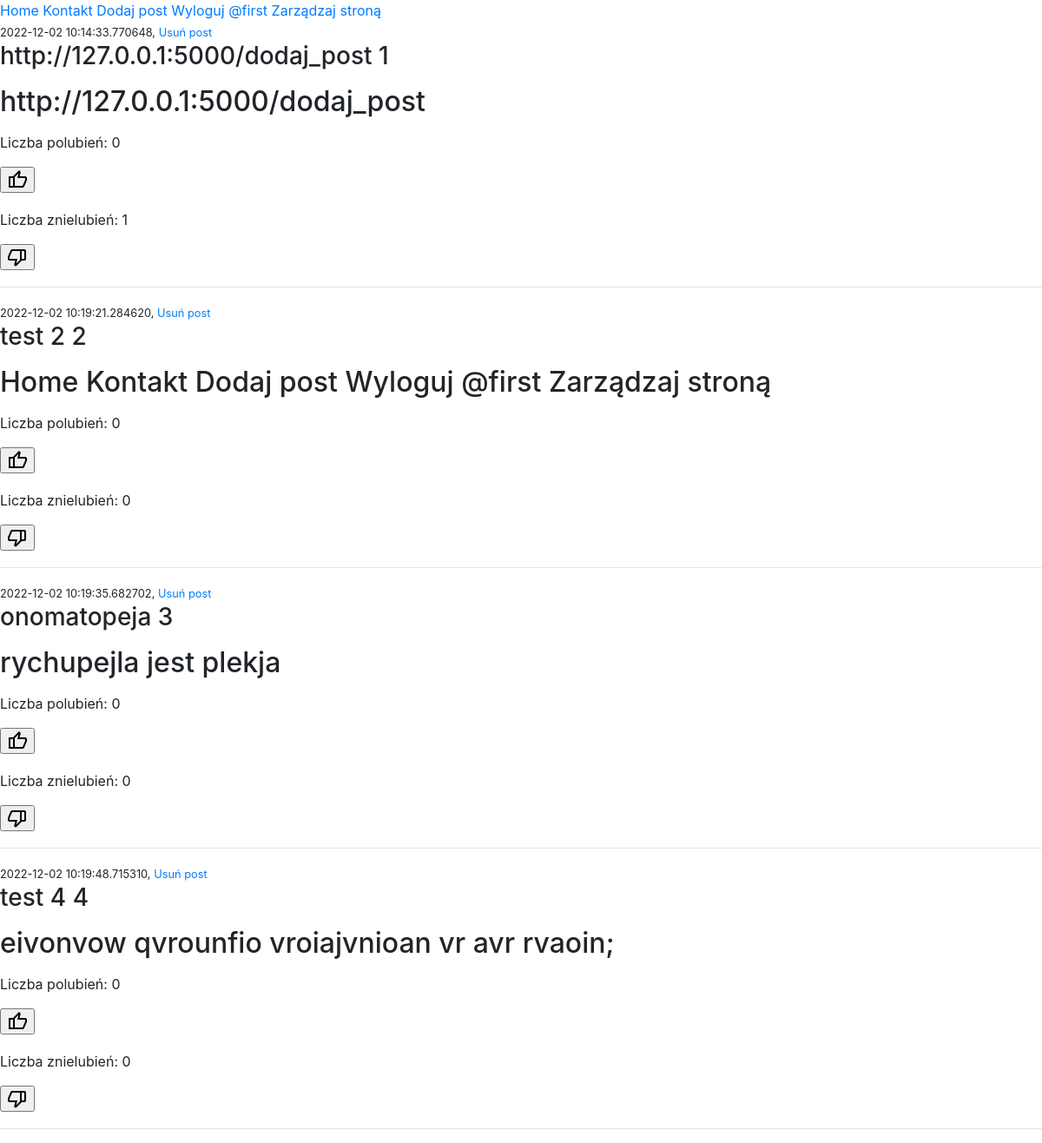
Screenshot of / (signed in) with the database file from the repository.
### kwiaciarnia/models.py (models this page shows, shortened)
class User(db.Model, UserMixin):
    id = db.Column(db.Integer(), primary_key=True)
    username = db.Column(db.String(length=64), nullable= False, unique=True)
    email = db.Column(db.String(), nullable= False, unique=True)
    password_hash = db.Column(db.String(length=16), nullable= False)
    is_admin = db.Column(db.Boolean(), default=False)
    @property
    def password(self):
        return self.password

class Posts(db.Model):
    id = db.Column(db.Integer(), primary_key=True)
    title = db.Column(db.String(length=128))
    body = db.Column(db.Text())
    added = db.Column(db.DateTime(), default=datetime.datetime.now())
    likes = db.Column(db.Integer(), default=0)
    dislikes = db.Column(db.Integer(), default=0)

### kwiaciarnia/routes.py (the view)
@app.route("/")
def home():
    all_posts = Posts.query.all()
    likes = Post_likes()
    dislike = Post_dislikes()
    like_status = False
    dislike_status = False
    if not current_user.is_anonymous:
        if Post_likes.query.filter_by(user_like=current_user.id).first():
            like_status = True
        if Post_dislikes.query.filter_by(user_dislike=current_user.id).first():
            dislike_status = True
    else:
        pass
    return render_template('index.html', all_posts=all_posts, likes=likes, dislike=dislike, like_status=like_status, dislike_status=dislike_status)

### kwiaciarnia/models.py (called while the page is built)
@login_manager.user_loader
def load_user(user_id):
    return User.query.get(int(user_id))

### kwiaciarnia/templates/index.html (shortened to what this page needs)
{% extends 'base.html' %}
{% block content %}
<div>
    {% include 'includes/feed.html' %}
</div>
{% endblock %}

### kwiaciarnia/templates/includes/navbar.html
<div>
    <a href="{{ url_for('home') }}">Home</a>
    <a href="{{ url_for('contact') }}">Kontakt</a>
    {% if current_user.is_authenticated  %}
        <a href="{{ url_for('add_post') }}">Dodaj post</a>
        <a href="{{ url_for('logout') }}">Wyloguj</a>
        <a href="#">@{{current_user.username}}</a>
    {% else %}
        <a href="{{ url_for('login') }}">Zaloguj</a>
    {% endif %}
    {% if current_user.is_admin %}
        <a href="{{ url_for('manage') }}">Zarządzaj stroną</a>
    {% endif %}
</div>

### kwiaciarnia/templates/includes/feed.html (shortened to what this page needs)
<div>
    {% for post in all_posts %}
        <small>{{post.added}}, <a href="{{ url_for('delete_post', id=post.id ) }}">Usuń post</a></small>
        <h3>{{post.title}}  {{post.id}}</h3>
        <p><h2>{{post.body}}</h2></p>
        <div class="buttons">
            <p>Liczba polubień: {{likes.query.filter_by(post_like=post.id).count()}}</p>
            {% if current_user.is_authenticated %}
            <form action="{{ url_for('like_result', pk=post.id) }}" method="post">
                {% if like_status %}
                <p>
                    <span class="material-symbols-rounded">
                        <input type="submit" value="thumb_up">
                    </span>
                </p>
                {% else %}
                <p>
                    <span class="material-symbols-outlined">
                        <input type="submit" value="thumb_up">
                    </span>
                </p>
                {% endif %}
            </form>
            {% endif %}
        </div>
        <div>
            <p>Liczba znielubień: {{dislike.query.filter_by(post_dislike=post.id).count()}}</p>
            {% if current_user.is_authenticated %}
            <form action="{{ url_for('dislike_result', pk=post.id) }}" method="post">
                {% if dislike_status %}
                <p>
                    <span class="material-symbols-rounded">
                        <input type="submit" value="thumb_down">
                    </span>
                </p>
                {% else %}
                <p>
                    <span class="material-symbols-outlined">
                        <input type="submit" value="thumb_down">
                    </span>
                </p>
                {% endif %}
            </form>
            {% endif %}
        </div>
        <hr>
    {% endfor %}
</div>

### kwiaciarnia/static/styles/main.css (style rules this page uses)
.material-symbols-rounded { font-variation-settings: 'FILL' 1, 'wght' 400, 'GRAD' 0, 'opsz' 48 }

### rows the page displays
User: username "first"
Posts: added "2022-12-02 10:14:33.770648", title "http://127.0.0.1:5000/dodaj_post", id "1", body "http://127.0.0.1:5000/dodaj_post", query.filter_by "0", query.filter_by "1"
Posts: added "2022-12-02 10:19:21.284620", title "test 2", id "2", body "Home Kontakt Dodaj post Wyloguj @first Zarządzaj stroną", query.filter_by "0"
Posts: added "2022-12-02 10:19:35.682702", title "onomatopeja", id "3", body "rychupejla jest plekja", query.filter_by "0"
Posts: added "2022-12-02 10:19:48.715310", title "test 4", id "4", body "eivonvow qvrounfio vroiajvnioan vr avr rvaoin;", query.filter_by "0"
